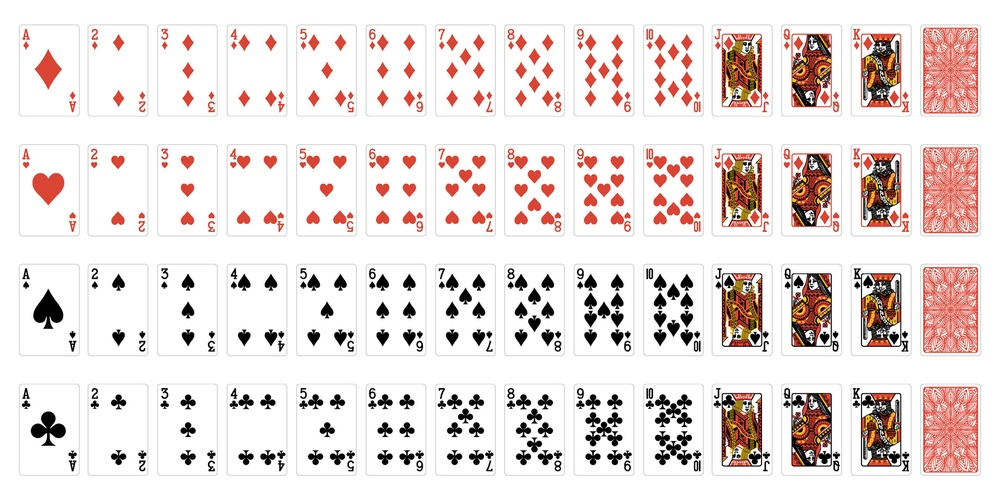
#> input picture app/helpers/vecteezy_set-of-poker-cards-with-isolated-on-white-background-poker_53654344.jpg, 1000 x 500 px, shrunk from 1920 x 960 before the run
$ python cardseperator.py
#> lines starting #> are read from the running program, lines starting #| are printed output that depends on the picture
from PIL import Image

image_path = "./vecteezy_set-of-poker-cards-with-isolated-on-white-background-poker_53654344.jpg"
original_image = Image.open(image_path)
#> original_image is the input picture: PIL image 1000x500 RGB; mean R, G, B 233.6, 222.9, 220.6

image_width, image_height = original_image.size
#> image_width = 1000; image_height = 500

cols = 13
rows = 4

card_width = image_width // cols
#> card_width = 76
card_height = image_height // rows
#> card_height = 125

left_padding = 21
right_padding = 10
top_padding = 16
bottom_padding = 15

output_dir = "./cards/"
import os
os.makedirs(output_dir, exist_ok=True)

card_names = ['hearts', 'diamonds', 'spades', 'clubs']
file_paths = []

for row in range(rows):
    for col in range(cols):
        left = col * card_width + left_padding
        upper = row * card_height + top_padding
        right = (col + 1) * card_width - right_padding
        lower = (row + 1) * card_height - bottom_padding

        card = original_image.crop((left, upper, right, lower))

        rank = col + 1
        if rank == 1:
            rank_name = "ace"
        elif rank == 11:
            rank_name = "jack"
        elif rank == 12:
            rank_name = "queen"
        elif rank == 13:
            rank_name = "king"
        else:
            rank_name = str(rank)

        card_name = f"{rank_name}_of_{card_names[row]}.png"
        card_path = os.path.join(output_dir, card_name)
        file_paths.append(card_path)
        card.save(card_path)
#> this loop made 4 passes
#> pass 1, `card.save(card_path)`:
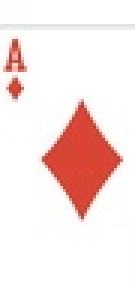
#> saved as ace_of_hearts.png: PIL image 45x94 RGB (shown 3 times larger); mean R, G, B 248.1, 228.9, 226.7
#> pass 1, `card.save(card_path)`:
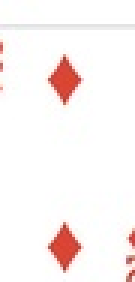
#> saved as 2_of_hearts.png: PIL image 45x94 RGB (shown 3 times larger); mean R, G, B 251.5, 244.6, 243.6
#> pass 1, `card.save(card_path)`:
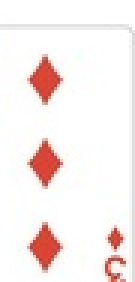
#> saved as 3_of_hearts.png: PIL image 45x94 RGB (shown 3 times larger); mean R, G, B 249, 238.5, 237
#> pass 1, `card.save(card_path)`:
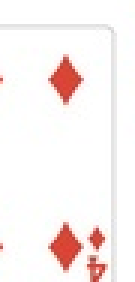
#> saved as 4_of_hearts.png: PIL image 45x94 RGB (shown 3 times larger); mean R, G, B 250.1, 242.3, 241.2
#> after the loop:
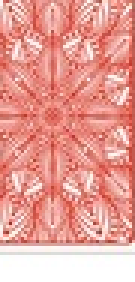
#> card: PIL image 45x94 RGB (shown 3 times larger); mean R, G, B 231.3, 158.6, 150.2
#> after the loop, file_paths = 52 items, first 6: './cards/ace_of_hearts.png', './cards/2_of_hearts.png', './cards/3_of_hearts.png', './cards/4_of_hearts.png', './cards/5_of_hearts.png', './cards/6_of_hearts.png'

file_paths
